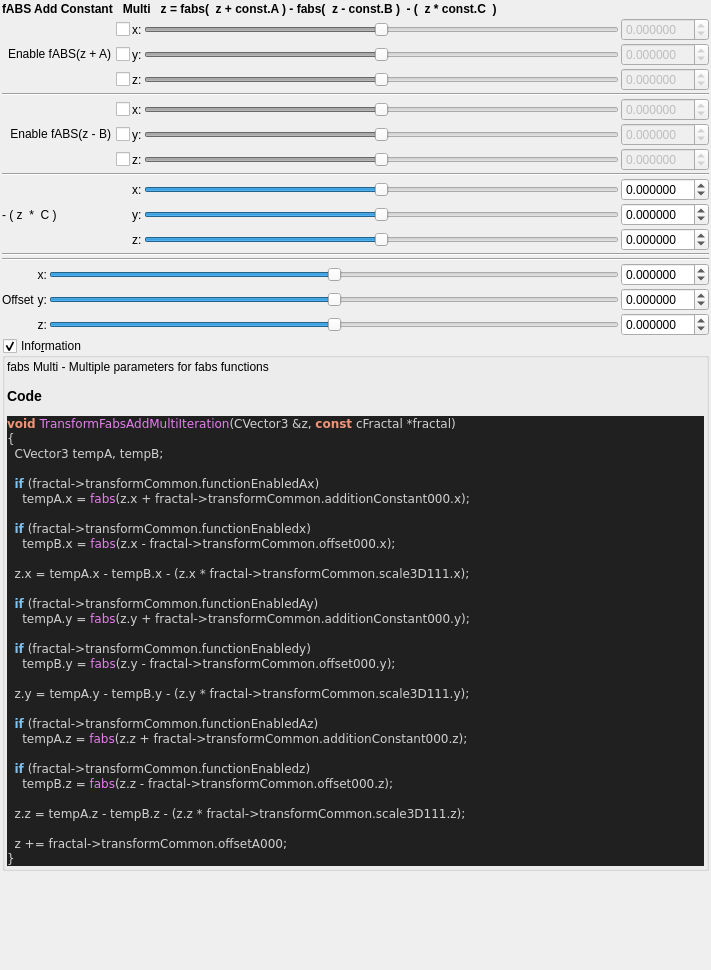
<?xml version="1.0" encoding="UTF-8"?>
<ui version="4.0">
 <class>transf_fabs_add_multi</class>
 <widget class="QWidget" name="Form">
  <property name="geometry">
   <rect>
    <x>0</x>
    <y>0</y>
    <width>711</width>
    <height>970</height>
   </rect>
  </property>
  <property name="windowTitle">
   <string notr="true">transf_fabs_add_multi</string>
  </property>
  <layout class="QVBoxLayout" name="verticalLayout">
   <property name="spacing">
    <number>2</number>
   </property>
   <property name="leftMargin">
    <number>2</number>
   </property>
   <property name="topMargin">
    <number>2</number>
   </property>
   <property name="rightMargin">
    <number>2</number>
   </property>
   <property name="bottomMargin">
    <number>2</number>
   </property>
   <item>
    <widget class="QLabel" name="label_2">
     <property name="font">
      <font>
       <weight>75</weight>
       <bold>true</bold>
      </font>
     </property>
     <property name="text">
      <string>fABS Add Constant   Multi   z = fabs(  z + const.A ) - fabs(  z - const.B )  - (  z * const.C  )</string>
     </property>
    </widget>
   </item>
   <item>
    <layout class="QGridLayout" name="gridLayout_28">
     <property name="spacing">
      <number>2</number>
     </property>
     <item row="1" column="3">
      <widget class="MyDoubleSpinBox" name="spinbox3_transf_addition_constant_y">
       <property name="enabled">
        <bool>false</bool>
       </property>
       <property name="sizePolicy">
        <sizepolicy hsizetype="Minimum" vsizetype="Maximum">
         <horstretch>0</horstretch>
         <verstretch>0</verstretch>
        </sizepolicy>
       </property>
       <property name="decimals">
        <number>6</number>
       </property>
       <property name="minimum">
        <double>-99.989999999999995</double>
       </property>
       <property name="maximum">
        <double>99.989999999999995</double>
       </property>
       <property name="singleStep">
        <double>0.100000000000000</double>
       </property>
      </widget>
     </item>
     <item row="0" column="1">
      <widget class="QLabel" name="label_69">
       <property name="text">
        <string>x:</string>
       </property>
      </widget>
     </item>
     <item row="4" column="1">
      <widget class="QLabel" name="label_94">
       <property name="text">
        <string>x:</string>
       </property>
      </widget>
     </item>
     <item row="4" column="0">
      <widget class="QCheckBox" name="checkBox_transf_function_enabledx">
       <property name="layoutDirection">
        <enum>Qt::RightToLeft</enum>
       </property>
       <property name="text">
        <string/>
       </property>
      </widget>
     </item>
     <item row="11" column="3">
      <widget class="MyDoubleSpinBox" name="spinbox3_transf_scale3D_111_z">
       <property name="sizePolicy">
        <sizepolicy hsizetype="Minimum" vsizetype="Maximum">
         <horstretch>0</horstretch>
         <verstretch>0</verstretch>
        </sizepolicy>
       </property>
       <property name="decimals">
        <number>6</number>
       </property>
       <property name="minimum">
        <double>-99.989999999999995</double>
       </property>
       <property name="maximum">
        <double>99.989999999999995</double>
       </property>
       <property name="singleStep">
        <double>0.100000000000000</double>
       </property>
      </widget>
     </item>
     <item row="8" column="0" colspan="4">
      <widget class="Line" name="line_23">
       <property name="orientation">
        <enum>Qt::Horizontal</enum>
       </property>
      </widget>
     </item>
     <item row="9" column="2">
      <widget class="QSlider" name="slider3_transf_scale3D_111_x">
       <property name="sizePolicy">
        <sizepolicy hsizetype="Expanding" vsizetype="Maximum">
         <horstretch>0</horstretch>
         <verstretch>0</verstretch>
        </sizepolicy>
       </property>
       <property name="minimum">
        <number>-5000000</number>
       </property>
       <property name="maximum">
        <number>5000000</number>
       </property>
       <property name="orientation">
        <enum>Qt::Horizontal</enum>
       </property>
      </widget>
     </item>
     <item row="9" column="1">
      <widget class="QLabel" name="label_99">
       <property name="text">
        <string>x:</string>
       </property>
      </widget>
     </item>
     <item row="0" column="2">
      <widget class="QSlider" name="slider3_transf_addition_constant_x">
       <property name="enabled">
        <bool>false</bool>
       </property>
       <property name="sizePolicy">
        <sizepolicy hsizetype="Expanding" vsizetype="Maximum">
         <horstretch>0</horstretch>
         <verstretch>0</verstretch>
        </sizepolicy>
       </property>
       <property name="minimum">
        <number>-5000000</number>
       </property>
       <property name="maximum">
        <number>5000000</number>
       </property>
       <property name="value">
        <number>0</number>
       </property>
       <property name="sliderPosition">
        <number>0</number>
       </property>
       <property name="orientation">
        <enum>Qt::Horizontal</enum>
       </property>
      </widget>
     </item>
     <item row="11" column="1">
      <widget class="QLabel" name="label_101">
       <property name="text">
        <string>z:</string>
       </property>
      </widget>
     </item>
     <item row="5" column="0">
      <widget class="QCheckBox" name="checkBox_transf_function_enabledy">
       <property name="layoutDirection">
        <enum>Qt::RightToLeft</enum>
       </property>
       <property name="text">
        <string>Enable fABS(z - B)</string>
       </property>
      </widget>
     </item>
     <item row="5" column="3">
      <widget class="MyDoubleSpinBox" name="spinbox3_transf_offset_000_y">
       <property name="enabled">
        <bool>false</bool>
       </property>
       <property name="sizePolicy">
        <sizepolicy hsizetype="Minimum" vsizetype="Maximum">
         <horstretch>0</horstretch>
         <verstretch>0</verstretch>
        </sizepolicy>
       </property>
       <property name="decimals">
        <number>6</number>
       </property>
       <property name="minimum">
        <double>-99.989999999999995</double>
       </property>
       <property name="maximum">
        <double>99.989999999999995</double>
       </property>
       <property name="singleStep">
        <double>0.100000000000000</double>
       </property>
      </widget>
     </item>
     <item row="11" column="2">
      <widget class="QSlider" name="slider3_transf_scale3D_111_z">
       <property name="sizePolicy">
        <sizepolicy hsizetype="Expanding" vsizetype="Maximum">
         <horstretch>0</horstretch>
         <verstretch>0</verstretch>
        </sizepolicy>
       </property>
       <property name="minimum">
        <number>-5000000</number>
       </property>
       <property name="maximum">
        <number>5000000</number>
       </property>
       <property name="orientation">
        <enum>Qt::Horizontal</enum>
       </property>
      </widget>
     </item>
     <item row="7" column="3">
      <widget class="MyDoubleSpinBox" name="spinbox3_transf_offset_000_z">
       <property name="enabled">
        <bool>false</bool>
       </property>
       <property name="sizePolicy">
        <sizepolicy hsizetype="Minimum" vsizetype="Maximum">
         <horstretch>0</horstretch>
         <verstretch>0</verstretch>
        </sizepolicy>
       </property>
       <property name="decimals">
        <number>6</number>
       </property>
       <property name="minimum">
        <double>-99.989999999999995</double>
       </property>
       <property name="maximum">
        <double>99.989999999999995</double>
       </property>
       <property name="singleStep">
        <double>0.100000000000000</double>
       </property>
      </widget>
     </item>
     <item row="10" column="2">
      <widget class="QSlider" name="slider3_transf_scale3D_111_y">
       <property name="sizePolicy">
        <sizepolicy hsizetype="Expanding" vsizetype="Maximum">
         <horstretch>0</horstretch>
         <verstretch>0</verstretch>
        </sizepolicy>
       </property>
       <property name="minimum">
        <number>-5000000</number>
       </property>
       <property name="maximum">
        <number>5000000</number>
       </property>
       <property name="orientation">
        <enum>Qt::Horizontal</enum>
       </property>
      </widget>
     </item>
     <item row="4" column="3">
      <widget class="MyDoubleSpinBox" name="spinbox3_transf_offset_000_x">
       <property name="enabled">
        <bool>false</bool>
       </property>
       <property name="sizePolicy">
        <sizepolicy hsizetype="Minimum" vsizetype="Maximum">
         <horstretch>0</horstretch>
         <verstretch>0</verstretch>
        </sizepolicy>
       </property>
       <property name="prefix">
        <string/>
       </property>
       <property name="decimals">
        <number>6</number>
       </property>
       <property name="minimum">
        <double>-99.989999999999995</double>
       </property>
       <property name="singleStep">
        <double>0.100000000000000</double>
       </property>
      </widget>
     </item>
     <item row="2" column="2">
      <widget class="QSlider" name="slider3_transf_addition_constant_z">
       <property name="enabled">
        <bool>false</bool>
       </property>
       <property name="sizePolicy">
        <sizepolicy hsizetype="Expanding" vsizetype="Maximum">
         <horstretch>0</horstretch>
         <verstretch>0</verstretch>
        </sizepolicy>
       </property>
       <property name="minimum">
        <number>-5000000</number>
       </property>
       <property name="maximum">
        <number>5000000</number>
       </property>
       <property name="orientation">
        <enum>Qt::Horizontal</enum>
       </property>
      </widget>
     </item>
     <item row="0" column="3">
      <widget class="MyDoubleSpinBox" name="spinbox3_transf_addition_constant_x">
       <property name="enabled">
        <bool>false</bool>
       </property>
       <property name="sizePolicy">
        <sizepolicy hsizetype="Minimum" vsizetype="Maximum">
         <horstretch>0</horstretch>
         <verstretch>0</verstretch>
        </sizepolicy>
       </property>
       <property name="prefix">
        <string/>
       </property>
       <property name="decimals">
        <number>6</number>
       </property>
       <property name="minimum">
        <double>-99.989999999999995</double>
       </property>
       <property name="singleStep">
        <double>0.100000000000000</double>
       </property>
      </widget>
     </item>
     <item row="3" column="0" colspan="4">
      <widget class="Line" name="line_24">
       <property name="orientation">
        <enum>Qt::Horizontal</enum>
       </property>
      </widget>
     </item>
     <item row="10" column="0">
      <widget class="QLabel" name="label">
       <property name="text">
        <string>- ( z  *  C )</string>
       </property>
      </widget>
     </item>
     <item row="9" column="3">
      <widget class="MyDoubleSpinBox" name="spinbox3_transf_scale3D_111_x">
       <property name="sizePolicy">
        <sizepolicy hsizetype="Minimum" vsizetype="Maximum">
         <horstretch>0</horstretch>
         <verstretch>0</verstretch>
        </sizepolicy>
       </property>
       <property name="prefix">
        <string/>
       </property>
       <property name="decimals">
        <number>6</number>
       </property>
       <property name="minimum">
        <double>-99.989999999999995</double>
       </property>
       <property name="singleStep">
        <double>0.100000000000000</double>
       </property>
      </widget>
     </item>
     <item row="1" column="1">
      <widget class="QLabel" name="label_68">
       <property name="text">
        <string>y:</string>
       </property>
      </widget>
     </item>
     <item row="0" column="0">
      <widget class="QCheckBox" name="checkBox_transf_function_enabledAx">
       <property name="layoutDirection">
        <enum>Qt::RightToLeft</enum>
       </property>
       <property name="text">
        <string/>
       </property>
      </widget>
     </item>
     <item row="10" column="1">
      <widget class="QLabel" name="label_100">
       <property name="text">
        <string>y:</string>
       </property>
      </widget>
     </item>
     <item row="10" column="3">
      <widget class="MyDoubleSpinBox" name="spinbox3_transf_scale3D_111_y">
       <property name="sizePolicy">
        <sizepolicy hsizetype="Minimum" vsizetype="Maximum">
         <horstretch>0</horstretch>
         <verstretch>0</verstretch>
        </sizepolicy>
       </property>
       <property name="decimals">
        <number>6</number>
       </property>
       <property name="minimum">
        <double>-99.989999999999995</double>
       </property>
       <property name="maximum">
        <double>99.989999999999995</double>
       </property>
       <property name="singleStep">
        <double>0.100000000000000</double>
       </property>
      </widget>
     </item>
     <item row="7" column="2">
      <widget class="QSlider" name="slider3_transf_offset_000_z">
       <property name="enabled">
        <bool>false</bool>
       </property>
       <property name="sizePolicy">
        <sizepolicy hsizetype="Expanding" vsizetype="Maximum">
         <horstretch>0</horstretch>
         <verstretch>0</verstretch>
        </sizepolicy>
       </property>
       <property name="minimum">
        <number>-5000000</number>
       </property>
       <property name="maximum">
        <number>5000000</number>
       </property>
       <property name="orientation">
        <enum>Qt::Horizontal</enum>
       </property>
      </widget>
     </item>
     <item row="7" column="0">
      <widget class="QCheckBox" name="checkBox_transf_function_enabledz">
       <property name="layoutDirection">
        <enum>Qt::RightToLeft</enum>
       </property>
       <property name="text">
        <string/>
       </property>
      </widget>
     </item>
     <item row="4" column="2">
      <widget class="QSlider" name="slider3_transf_offset_000_x">
       <property name="enabled">
        <bool>false</bool>
       </property>
       <property name="sizePolicy">
        <sizepolicy hsizetype="Expanding" vsizetype="Maximum">
         <horstretch>0</horstretch>
         <verstretch>0</verstretch>
        </sizepolicy>
       </property>
       <property name="minimum">
        <number>-5000000</number>
       </property>
       <property name="maximum">
        <number>5000000</number>
       </property>
       <property name="orientation">
        <enum>Qt::Horizontal</enum>
       </property>
      </widget>
     </item>
     <item row="2" column="0">
      <widget class="QCheckBox" name="checkBox_transf_function_enabledAz">
       <property name="layoutDirection">
        <enum>Qt::RightToLeft</enum>
       </property>
       <property name="text">
        <string/>
       </property>
      </widget>
     </item>
     <item row="1" column="0">
      <widget class="QCheckBox" name="checkBox_transf_function_enabledAy">
       <property name="layoutDirection">
        <enum>Qt::RightToLeft</enum>
       </property>
       <property name="text">
        <string>Enable fABS(z + A)</string>
       </property>
      </widget>
     </item>
     <item row="2" column="1">
      <widget class="QLabel" name="label_70">
       <property name="text">
        <string>z:</string>
       </property>
      </widget>
     </item>
     <item row="5" column="2">
      <widget class="QSlider" name="slider3_transf_offset_000_y">
       <property name="enabled">
        <bool>false</bool>
       </property>
       <property name="sizePolicy">
        <sizepolicy hsizetype="Expanding" vsizetype="Maximum">
         <horstretch>0</horstretch>
         <verstretch>0</verstretch>
        </sizepolicy>
       </property>
       <property name="minimum">
        <number>-5000000</number>
       </property>
       <property name="maximum">
        <number>5000000</number>
       </property>
       <property name="orientation">
        <enum>Qt::Horizontal</enum>
       </property>
      </widget>
     </item>
     <item row="1" column="2">
      <widget class="QSlider" name="slider3_transf_addition_constant_y">
       <property name="enabled">
        <bool>false</bool>
       </property>
       <property name="sizePolicy">
        <sizepolicy hsizetype="Expanding" vsizetype="Maximum">
         <horstretch>0</horstretch>
         <verstretch>0</verstretch>
        </sizepolicy>
       </property>
       <property name="minimum">
        <number>-5000000</number>
       </property>
       <property name="maximum">
        <number>5000000</number>
       </property>
       <property name="orientation">
        <enum>Qt::Horizontal</enum>
       </property>
      </widget>
     </item>
     <item row="7" column="1">
      <widget class="QLabel" name="label_96">
       <property name="text">
        <string>z:</string>
       </property>
      </widget>
     </item>
     <item row="5" column="1">
      <widget class="QLabel" name="label_95">
       <property name="text">
        <string>y:</string>
       </property>
      </widget>
     </item>
     <item row="2" column="3">
      <widget class="MyDoubleSpinBox" name="spinbox3_transf_addition_constant_z">
       <property name="enabled">
        <bool>false</bool>
       </property>
       <property name="sizePolicy">
        <sizepolicy hsizetype="Minimum" vsizetype="Maximum">
         <horstretch>0</horstretch>
         <verstretch>0</verstretch>
        </sizepolicy>
       </property>
       <property name="decimals">
        <number>6</number>
       </property>
       <property name="minimum">
        <double>-99.989999999999995</double>
       </property>
       <property name="maximum">
        <double>99.989999999999995</double>
       </property>
       <property name="singleStep">
        <double>0.100000000000000</double>
       </property>
      </widget>
     </item>
    </layout>
   </item>
   <item>
    <widget class="Line" name="line_10">
     <property name="orientation">
      <enum>Qt::Horizontal</enum>
     </property>
    </widget>
   </item>
   <item>
    <layout class="QGridLayout" name="gridLayout_63">
     <property name="spacing">
      <number>2</number>
     </property>
     <item row="3" column="1">
      <widget class="QLabel" name="label_125">
       <property name="sizePolicy">
        <sizepolicy hsizetype="Preferred" vsizetype="Preferred">
         <horstretch>0</horstretch>
         <verstretch>0</verstretch>
        </sizepolicy>
       </property>
       <property name="text">
        <string>z:</string>
       </property>
       <property name="alignment">
        <set>Qt::AlignRight|Qt::AlignTrailing|Qt::AlignVCenter</set>
       </property>
      </widget>
     </item>
     <item row="2" column="3">
      <widget class="MyDoubleSpinBox" name="spinbox3_transf_offsetA_000_y">
       <property name="sizePolicy">
        <sizepolicy hsizetype="Minimum" vsizetype="Maximum">
         <horstretch>0</horstretch>
         <verstretch>0</verstretch>
        </sizepolicy>
       </property>
       <property name="prefix">
        <string/>
       </property>
       <property name="suffix">
        <string/>
       </property>
       <property name="decimals">
        <number>6</number>
       </property>
       <property name="minimum">
        <double>-99.989999999999995</double>
       </property>
       <property name="maximum">
        <double>99.989999999999995</double>
       </property>
       <property name="singleStep">
        <double>0.100000000000000</double>
       </property>
      </widget>
     </item>
     <item row="0" column="0" colspan="4">
      <widget class="Line" name="line_53">
       <property name="orientation">
        <enum>Qt::Horizontal</enum>
       </property>
      </widget>
     </item>
     <item row="2" column="2">
      <widget class="QSlider" name="slider3_transf_offsetA_000_y">
       <property name="sizePolicy">
        <sizepolicy hsizetype="Expanding" vsizetype="Maximum">
         <horstretch>0</horstretch>
         <verstretch>0</verstretch>
        </sizepolicy>
       </property>
       <property name="minimum">
        <number>-5000000</number>
       </property>
       <property name="maximum">
        <number>5000000</number>
       </property>
       <property name="singleStep">
        <number>1</number>
       </property>
       <property name="orientation">
        <enum>Qt::Horizontal</enum>
       </property>
      </widget>
     </item>
     <item row="3" column="3">
      <widget class="MyDoubleSpinBox" name="spinbox3_transf_offsetA_000_z">
       <property name="sizePolicy">
        <sizepolicy hsizetype="Minimum" vsizetype="Maximum">
         <horstretch>0</horstretch>
         <verstretch>0</verstretch>
        </sizepolicy>
       </property>
       <property name="prefix">
        <string/>
       </property>
       <property name="suffix">
        <string/>
       </property>
       <property name="decimals">
        <number>6</number>
       </property>
       <property name="minimum">
        <double>-99.989999999999995</double>
       </property>
       <property name="maximum">
        <double>99.989999999999995</double>
       </property>
       <property name="singleStep">
        <double>0.100000000000000</double>
       </property>
      </widget>
     </item>
     <item row="1" column="2">
      <widget class="QSlider" name="slider3_transf_offsetA_000_x">
       <property name="sizePolicy">
        <sizepolicy hsizetype="Preferred" vsizetype="Preferred">
         <horstretch>0</horstretch>
         <verstretch>0</verstretch>
        </sizepolicy>
       </property>
       <property name="minimum">
        <number>-5000000</number>
       </property>
       <property name="maximum">
        <number>5000000</number>
       </property>
       <property name="singleStep">
        <number>1</number>
       </property>
       <property name="orientation">
        <enum>Qt::Horizontal</enum>
       </property>
      </widget>
     </item>
     <item row="3" column="2">
      <widget class="QSlider" name="slider3_transf_offsetA_000_z">
       <property name="sizePolicy">
        <sizepolicy hsizetype="Expanding" vsizetype="Maximum">
         <horstretch>0</horstretch>
         <verstretch>0</verstretch>
        </sizepolicy>
       </property>
       <property name="minimum">
        <number>-5000000</number>
       </property>
       <property name="maximum">
        <number>5000000</number>
       </property>
       <property name="singleStep">
        <number>1</number>
       </property>
       <property name="orientation">
        <enum>Qt::Horizontal</enum>
       </property>
      </widget>
     </item>
     <item row="2" column="0">
      <widget class="QLabel" name="label_259">
       <property name="text">
        <string>Offset</string>
       </property>
      </widget>
     </item>
     <item row="1" column="1">
      <widget class="QLabel" name="label_118">
       <property name="sizePolicy">
        <sizepolicy hsizetype="Preferred" vsizetype="Preferred">
         <horstretch>0</horstretch>
         <verstretch>0</verstretch>
        </sizepolicy>
       </property>
       <property name="text">
        <string>x:</string>
       </property>
       <property name="alignment">
        <set>Qt::AlignRight|Qt::AlignTrailing|Qt::AlignVCenter</set>
       </property>
      </widget>
     </item>
     <item row="2" column="1">
      <widget class="QLabel" name="label_119">
       <property name="sizePolicy">
        <sizepolicy hsizetype="Preferred" vsizetype="Preferred">
         <horstretch>0</horstretch>
         <verstretch>0</verstretch>
        </sizepolicy>
       </property>
       <property name="text">
        <string>y:</string>
       </property>
       <property name="alignment">
        <set>Qt::AlignRight|Qt::AlignTrailing|Qt::AlignVCenter</set>
       </property>
      </widget>
     </item>
     <item row="1" column="3">
      <widget class="MyDoubleSpinBox" name="spinbox3_transf_offsetA_000_x">
       <property name="sizePolicy">
        <sizepolicy hsizetype="Minimum" vsizetype="Maximum">
         <horstretch>0</horstretch>
         <verstretch>0</verstretch>
        </sizepolicy>
       </property>
       <property name="prefix">
        <string/>
       </property>
       <property name="suffix">
        <string/>
       </property>
       <property name="decimals">
        <number>6</number>
       </property>
       <property name="minimum">
        <double>-99.989999999999995</double>
       </property>
       <property name="maximum">
        <double>99.989999999999995</double>
       </property>
       <property name="singleStep">
        <double>0.100000000000000</double>
       </property>
      </widget>
     </item>
    </layout>
   </item>
   <item>
    <widget class="MyGroupBox" name="groupCheck_info">
     <property name="title">
      <string>Info&amp;rmation</string>
     </property>
     <property name="flat">
      <bool>false</bool>
     </property>
     <property name="checkable">
      <bool>true</bool>
     </property>
     <layout class="QVBoxLayout" name="verticalLayout_2">
      <property name="spacing">
       <number>2</number>
      </property>
      <property name="leftMargin">
       <number>2</number>
      </property>
      <property name="topMargin">
       <number>2</number>
      </property>
      <property name="rightMargin">
       <number>2</number>
      </property>
      <property name="bottomMargin">
       <number>2</number>
      </property>
      <item>
       <widget class="QLabel" name="label_code_content">
        <property name="text">
         <string notr="true">&lt;p&gt;fabs Multi - Multiple parameters for fabs functions&lt;/p&gt;&lt;table&gt;
&lt;/table&gt;
&lt;h3&gt;Code&lt;/h3&gt;
&lt;body style=&quot;background-color:#202020&quot;&gt;
&lt;pre style=&quot;color:#d0d0d0; background-color:#202020;  font-family:'Courier New',monospace;&quot;&gt;&lt;span style=&quot;color:#f09479; font-weight:bold&quot;&gt;void&lt;/span&gt; &lt;span style=&quot;color:#e47eed&quot;&gt;TransformFabsAddMultiIteration&lt;/span&gt;&lt;span style=&quot;color:#d0d0d0&quot;&gt;(&lt;/span&gt;CVector3 &lt;span style=&quot;color:#d0d0d0&quot;&gt;&amp;amp;&lt;/span&gt;z&lt;span style=&quot;color:#d0d0d0&quot;&gt;,&lt;/span&gt; &lt;span style=&quot;color:#f09479; font-weight:bold&quot;&gt;const&lt;/span&gt; cFractal &lt;span style=&quot;color:#d0d0d0&quot;&gt;*&lt;/span&gt;fractal&lt;span style=&quot;color:#d0d0d0&quot;&gt;)&lt;/span&gt;
&lt;span style=&quot;color:#d0d0d0&quot;&gt;{&lt;/span&gt;
  CVector3 tempA&lt;span style=&quot;color:#d0d0d0&quot;&gt;,&lt;/span&gt; tempB&lt;span style=&quot;color:#d0d0d0&quot;&gt;;&lt;/span&gt;

  &lt;span style=&quot;color:#7ec0ee; font-weight:bold&quot;&gt;if&lt;/span&gt; &lt;span style=&quot;color:#d0d0d0&quot;&gt;(&lt;/span&gt;fractal&lt;span style=&quot;color:#d0d0d0&quot;&gt;-&amp;gt;&lt;/span&gt;transformCommon&lt;span style=&quot;color:#d0d0d0&quot;&gt;.&lt;/span&gt;functionEnabledAx&lt;span style=&quot;color:#d0d0d0&quot;&gt;)&lt;/span&gt;
    tempA&lt;span style=&quot;color:#d0d0d0&quot;&gt;.&lt;/span&gt;x &lt;span style=&quot;color:#d0d0d0&quot;&gt;=&lt;/span&gt; &lt;span style=&quot;color:#e47eed&quot;&gt;fabs&lt;/span&gt;&lt;span style=&quot;color:#d0d0d0&quot;&gt;(&lt;/span&gt;z&lt;span style=&quot;color:#d0d0d0&quot;&gt;.&lt;/span&gt;x &lt;span style=&quot;color:#d0d0d0&quot;&gt;+&lt;/span&gt; fractal&lt;span style=&quot;color:#d0d0d0&quot;&gt;-&amp;gt;&lt;/span&gt;transformCommon&lt;span style=&quot;color:#d0d0d0&quot;&gt;.&lt;/span&gt;additionConstant000&lt;span style=&quot;color:#d0d0d0&quot;&gt;.&lt;/span&gt;x&lt;span style=&quot;color:#d0d0d0&quot;&gt;);&lt;/span&gt;

  &lt;span style=&quot;color:#7ec0ee; font-weight:bold&quot;&gt;if&lt;/span&gt; &lt;span style=&quot;color:#d0d0d0&quot;&gt;(&lt;/span&gt;fractal&lt;span style=&quot;color:#d0d0d0&quot;&gt;-&amp;gt;&lt;/span&gt;transformCommon&lt;span style=&quot;color:#d0d0d0&quot;&gt;.&lt;/span&gt;functionEnabledx&lt;span style=&quot;color:#d0d0d0&quot;&gt;)&lt;/span&gt;
    tempB&lt;span style=&quot;color:#d0d0d0&quot;&gt;.&lt;/span&gt;x &lt;span style=&quot;color:#d0d0d0&quot;&gt;=&lt;/span&gt; &lt;span style=&quot;color:#e47eed&quot;&gt;fabs&lt;/span&gt;&lt;span style=&quot;color:#d0d0d0&quot;&gt;(&lt;/span&gt;z&lt;span style=&quot;color:#d0d0d0&quot;&gt;.&lt;/span&gt;x &lt;span style=&quot;color:#d0d0d0&quot;&gt;-&lt;/span&gt; fractal&lt;span style=&quot;color:#d0d0d0&quot;&gt;-&amp;gt;&lt;/span&gt;transformCommon&lt;span style=&quot;color:#d0d0d0&quot;&gt;.&lt;/span&gt;offset000&lt;span style=&quot;color:#d0d0d0&quot;&gt;.&lt;/span&gt;x&lt;span style=&quot;color:#d0d0d0&quot;&gt;);&lt;/span&gt;

  z&lt;span style=&quot;color:#d0d0d0&quot;&gt;.&lt;/span&gt;x &lt;span style=&quot;color:#d0d0d0&quot;&gt;=&lt;/span&gt; tempA&lt;span style=&quot;color:#d0d0d0&quot;&gt;.&lt;/span&gt;x &lt;span style=&quot;color:#d0d0d0&quot;&gt;-&lt;/span&gt; tempB&lt;span style=&quot;color:#d0d0d0&quot;&gt;.&lt;/span&gt;x &lt;span style=&quot;color:#d0d0d0&quot;&gt;- (&lt;/span&gt;z&lt;span style=&quot;color:#d0d0d0&quot;&gt;.&lt;/span&gt;x &lt;span style=&quot;color:#d0d0d0&quot;&gt;*&lt;/span&gt; fractal&lt;span style=&quot;color:#d0d0d0&quot;&gt;-&amp;gt;&lt;/span&gt;transformCommon&lt;span style=&quot;color:#d0d0d0&quot;&gt;.&lt;/span&gt;scale3D111&lt;span style=&quot;color:#d0d0d0&quot;&gt;.&lt;/span&gt;x&lt;span style=&quot;color:#d0d0d0&quot;&gt;);&lt;/span&gt;

  &lt;span style=&quot;color:#7ec0ee; font-weight:bold&quot;&gt;if&lt;/span&gt; &lt;span style=&quot;color:#d0d0d0&quot;&gt;(&lt;/span&gt;fractal&lt;span style=&quot;color:#d0d0d0&quot;&gt;-&amp;gt;&lt;/span&gt;transformCommon&lt;span style=&quot;color:#d0d0d0&quot;&gt;.&lt;/span&gt;functionEnabledAy&lt;span style=&quot;color:#d0d0d0&quot;&gt;)&lt;/span&gt;
    tempA&lt;span style=&quot;color:#d0d0d0&quot;&gt;.&lt;/span&gt;y &lt;span style=&quot;color:#d0d0d0&quot;&gt;=&lt;/span&gt; &lt;span style=&quot;color:#e47eed&quot;&gt;fabs&lt;/span&gt;&lt;span style=&quot;color:#d0d0d0&quot;&gt;(&lt;/span&gt;z&lt;span style=&quot;color:#d0d0d0&quot;&gt;.&lt;/span&gt;y &lt;span style=&quot;color:#d0d0d0&quot;&gt;+&lt;/span&gt; fractal&lt;span style=&quot;color:#d0d0d0&quot;&gt;-&amp;gt;&lt;/span&gt;transformCommon&lt;span style=&quot;color:#d0d0d0&quot;&gt;.&lt;/span&gt;additionConstant000&lt;span style=&quot;color:#d0d0d0&quot;&gt;.&lt;/span&gt;y&lt;span style=&quot;color:#d0d0d0&quot;&gt;);&lt;/span&gt;

  &lt;span style=&quot;color:#7ec0ee; font-weight:bold&quot;&gt;if&lt;/span&gt; &lt;span style=&quot;color:#d0d0d0&quot;&gt;(&lt;/span&gt;fractal&lt;span style=&quot;color:#d0d0d0&quot;&gt;-&amp;gt;&lt;/span&gt;transformCommon&lt;span style=&quot;color:#d0d0d0&quot;&gt;.&lt;/span&gt;functionEnabledy&lt;span style=&quot;color:#d0d0d0&quot;&gt;)&lt;/span&gt;
    tempB&lt;span style=&quot;color:#d0d0d0&quot;&gt;.&lt;/span&gt;y &lt;span style=&quot;color:#d0d0d0&quot;&gt;=&lt;/span&gt; &lt;span style=&quot;color:#e47eed&quot;&gt;fabs&lt;/span&gt;&lt;span style=&quot;color:#d0d0d0&quot;&gt;(&lt;/span&gt;z&lt;span style=&quot;color:#d0d0d0&quot;&gt;.&lt;/span&gt;y &lt;span style=&quot;color:#d0d0d0&quot;&gt;-&lt;/span&gt; fractal&lt;span style=&quot;color:#d0d0d0&quot;&gt;-&amp;gt;&lt;/span&gt;transformCommon&lt;span style=&quot;color:#d0d0d0&quot;&gt;.&lt;/span&gt;offset000&lt;span style=&quot;color:#d0d0d0&quot;&gt;.&lt;/span&gt;y&lt;span style=&quot;color:#d0d0d0&quot;&gt;);&lt;/span&gt;

  z&lt;span style=&quot;color:#d0d0d0&quot;&gt;.&lt;/span&gt;y &lt;span style=&quot;color:#d0d0d0&quot;&gt;=&lt;/span&gt; tempA&lt;span style=&quot;color:#d0d0d0&quot;&gt;.&lt;/span&gt;y &lt;span style=&quot;color:#d0d0d0&quot;&gt;-&lt;/span&gt; tempB&lt;span style=&quot;color:#d0d0d0&quot;&gt;.&lt;/span&gt;y &lt;span style=&quot;color:#d0d0d0&quot;&gt;- (&lt;/span&gt;z&lt;span style=&quot;color:#d0d0d0&quot;&gt;.&lt;/span&gt;y &lt;span style=&quot;color:#d0d0d0&quot;&gt;*&lt;/span&gt; fractal&lt;span style=&quot;color:#d0d0d0&quot;&gt;-&amp;gt;&lt;/span&gt;transformCommon&lt;span style=&quot;color:#d0d0d0&quot;&gt;.&lt;/span&gt;scale3D111&lt;span style=&quot;color:#d0d0d0&quot;&gt;.&lt;/span&gt;y&lt;span style=&quot;color:#d0d0d0&quot;&gt;);&lt;/span&gt;

  &lt;span style=&quot;color:#7ec0ee; font-weight:bold&quot;&gt;if&lt;/span&gt; &lt;span style=&quot;color:#d0d0d0&quot;&gt;(&lt;/span&gt;fractal&lt;span style=&quot;color:#d0d0d0&quot;&gt;-&amp;gt;&lt;/span&gt;transformCommon&lt;span style=&quot;color:#d0d0d0&quot;&gt;.&lt;/span&gt;functionEnabledAz&lt;span style=&quot;color:#d0d0d0&quot;&gt;)&lt;/span&gt;
    tempA&lt;span style=&quot;color:#d0d0d0&quot;&gt;.&lt;/span&gt;z &lt;span style=&quot;color:#d0d0d0&quot;&gt;=&lt;/span&gt; &lt;span style=&quot;color:#e47eed&quot;&gt;fabs&lt;/span&gt;&lt;span style=&quot;color:#d0d0d0&quot;&gt;(&lt;/span&gt;z&lt;span style=&quot;color:#d0d0d0&quot;&gt;.&lt;/span&gt;z &lt;span style=&quot;color:#d0d0d0&quot;&gt;+&lt;/span&gt; fractal&lt;span style=&quot;color:#d0d0d0&quot;&gt;-&amp;gt;&lt;/span&gt;transformCommon&lt;span style=&quot;color:#d0d0d0&quot;&gt;.&lt;/span&gt;additionConstant000&lt;span style=&quot;color:#d0d0d0&quot;&gt;.&lt;/span&gt;z&lt;span style=&quot;color:#d0d0d0&quot;&gt;);&lt;/span&gt;

  &lt;span style=&quot;color:#7ec0ee; font-weight:bold&quot;&gt;if&lt;/span&gt; &lt;span style=&quot;color:#d0d0d0&quot;&gt;(&lt;/span&gt;fractal&lt;span style=&quot;color:#d0d0d0&quot;&gt;-&amp;gt;&lt;/span&gt;transformCommon&lt;span style=&quot;color:#d0d0d0&quot;&gt;.&lt;/span&gt;functionEnabledz&lt;span style=&quot;color:#d0d0d0&quot;&gt;)&lt;/span&gt;
    tempB&lt;span style=&quot;color:#d0d0d0&quot;&gt;.&lt;/span&gt;z &lt;span style=&quot;color:#d0d0d0&quot;&gt;=&lt;/span&gt; &lt;span style=&quot;color:#e47eed&quot;&gt;fabs&lt;/span&gt;&lt;span style=&quot;color:#d0d0d0&quot;&gt;(&lt;/span&gt;z&lt;span style=&quot;color:#d0d0d0&quot;&gt;.&lt;/span&gt;z &lt;span style=&quot;color:#d0d0d0&quot;&gt;-&lt;/span&gt; fractal&lt;span style=&quot;color:#d0d0d0&quot;&gt;-&amp;gt;&lt;/span&gt;transformCommon&lt;span style=&quot;color:#d0d0d0&quot;&gt;.&lt;/span&gt;offset000&lt;span style=&quot;color:#d0d0d0&quot;&gt;.&lt;/span&gt;z&lt;span style=&quot;color:#d0d0d0&quot;&gt;);&lt;/span&gt;

  z&lt;span style=&quot;color:#d0d0d0&quot;&gt;.&lt;/span&gt;z &lt;span style=&quot;color:#d0d0d0&quot;&gt;=&lt;/span&gt; tempA&lt;span style=&quot;color:#d0d0d0&quot;&gt;.&lt;/span&gt;z &lt;span style=&quot;color:#d0d0d0&quot;&gt;-&lt;/span&gt; tempB&lt;span style=&quot;color:#d0d0d0&quot;&gt;.&lt;/span&gt;z &lt;span style=&quot;color:#d0d0d0&quot;&gt;- (&lt;/span&gt;z&lt;span style=&quot;color:#d0d0d0&quot;&gt;.&lt;/span&gt;z &lt;span style=&quot;color:#d0d0d0&quot;&gt;*&lt;/span&gt; fractal&lt;span style=&quot;color:#d0d0d0&quot;&gt;-&amp;gt;&lt;/span&gt;transformCommon&lt;span style=&quot;color:#d0d0d0&quot;&gt;.&lt;/span&gt;scale3D111&lt;span style=&quot;color:#d0d0d0&quot;&gt;.&lt;/span&gt;z&lt;span style=&quot;color:#d0d0d0&quot;&gt;);&lt;/span&gt;

  z &lt;span style=&quot;color:#d0d0d0&quot;&gt;+=&lt;/span&gt; fractal&lt;span style=&quot;color:#d0d0d0&quot;&gt;-&amp;gt;&lt;/span&gt;transformCommon&lt;span style=&quot;color:#d0d0d0&quot;&gt;.&lt;/span&gt;offsetA000&lt;span style=&quot;color:#d0d0d0&quot;&gt;;&lt;/span&gt;
&lt;span style=&quot;color:#d0d0d0&quot;&gt;}&lt;/span&gt;
&lt;/pre&gt;
&lt;/body&gt;</string>
        </property>
        <property name="wordWrap">
         <bool>true</bool>
        </property>
        <property name="openExternalLinks">
         <bool>true</bool>
        </property>
        <property name="textInteractionFlags">
         <set>Qt::LinksAccessibleByMouse|Qt::TextSelectableByMouse</set>
        </property>
       </widget>
      </item>
     </layout>
    </widget>
   </item>
   <item>
    <spacer name="verticalSpacer">
     <property name="orientation">
      <enum>Qt::Vertical</enum>
     </property>
     <property name="sizeHint" stdset="0">
      <size>
       <width>20</width>
       <height>40</height>
      </size>
     </property>
    </spacer>
   </item>
  </layout>
 </widget>
 <customwidgets>
  <customwidget>
   <class>MyDoubleSpinBox</class>
   <extends>QDoubleSpinBox</extends>
   <header>my_double_spin_box.h</header>
  </customwidget>
  <customwidget>
   <class>MyGroupBox</class>
   <extends>QGroupBox</extends>
   <header>my_group_box.h</header>
   <container>1</container>
  </customwidget>
 </customwidgets>
 <resources/>
 <connections>
  <connection>
   <sender>checkBox_transf_function_enabledAx</sender>
   <signal>toggled(bool)</signal>
   <receiver>spinbox3_transf_addition_constant_x</receiver>
   <slot>setEnabled(bool)</slot>
   <hints>
    <hint type="sourcelabel">
     <x>139</x>
     <y>36</y>
    </hint>
    <hint type="destinationlabel">
     <x>631</x>
     <y>35</y>
    </hint>
   </hints>
  </connection>
  <connection>
   <sender>checkBox_transf_function_enabledAx</sender>
   <signal>toggled(bool)</signal>
   <receiver>slider3_transf_addition_constant_x</receiver>
   <slot>setEnabled(bool)</slot>
   <hints>
    <hint type="sourcelabel">
     <x>61</x>
     <y>34</y>
    </hint>
    <hint type="destinationlabel">
     <x>260</x>
     <y>38</y>
    </hint>
   </hints>
  </connection>
  <connection>
   <sender>checkBox_transf_function_enabledAy</sender>
   <signal>toggled(bool)</signal>
   <receiver>spinbox3_transf_addition_constant_y</receiver>
   <slot>setEnabled(bool)</slot>
   <hints>
    <hint type="sourcelabel">
     <x>83</x>
     <y>60</y>
    </hint>
    <hint type="destinationlabel">
     <x>619</x>
     <y>66</y>
    </hint>
   </hints>
  </connection>
  <connection>
   <sender>checkBox_transf_function_enabledAy</sender>
   <signal>toggled(bool)</signal>
   <receiver>slider3_transf_addition_constant_y</receiver>
   <slot>setEnabled(bool)</slot>
   <hints>
    <hint type="sourcelabel">
     <x>55</x>
     <y>68</y>
    </hint>
    <hint type="destinationlabel">
     <x>260</x>
     <y>65</y>
    </hint>
   </hints>
  </connection>
  <connection>
   <sender>checkBox_transf_function_enabledAz</sender>
   <signal>toggled(bool)</signal>
   <receiver>spinbox3_transf_addition_constant_z</receiver>
   <slot>setEnabled(bool)</slot>
   <hints>
    <hint type="sourcelabel">
     <x>132</x>
     <y>98</y>
    </hint>
    <hint type="destinationlabel">
     <x>645</x>
     <y>100</y>
    </hint>
   </hints>
  </connection>
  <connection>
   <sender>checkBox_transf_function_enabledAz</sender>
   <signal>toggled(bool)</signal>
   <receiver>slider3_transf_addition_constant_z</receiver>
   <slot>setEnabled(bool)</slot>
   <hints>
    <hint type="sourcelabel">
     <x>94</x>
     <y>96</y>
    </hint>
    <hint type="destinationlabel">
     <x>282</x>
     <y>98</y>
    </hint>
   </hints>
  </connection>
  <connection>
   <sender>checkBox_transf_function_enabledx</sender>
   <signal>toggled(bool)</signal>
   <receiver>spinbox3_transf_offset_000_x</receiver>
   <slot>setEnabled(bool)</slot>
   <hints>
    <hint type="sourcelabel">
     <x>110</x>
     <y>133</y>
    </hint>
    <hint type="destinationlabel">
     <x>629</x>
     <y>143</y>
    </hint>
   </hints>
  </connection>
  <connection>
   <sender>checkBox_transf_function_enabledx</sender>
   <signal>toggled(bool)</signal>
   <receiver>slider3_transf_offset_000_x</receiver>
   <slot>setEnabled(bool)</slot>
   <hints>
    <hint type="sourcelabel">
     <x>105</x>
     <y>129</y>
    </hint>
    <hint type="destinationlabel">
     <x>258</x>
     <y>131</y>
    </hint>
   </hints>
  </connection>
  <connection>
   <sender>checkBox_transf_function_enabledy</sender>
   <signal>toggled(bool)</signal>
   <receiver>spinbox3_transf_offset_000_y</receiver>
   <slot>setEnabled(bool)</slot>
   <hints>
    <hint type="sourcelabel">
     <x>103</x>
     <y>163</y>
    </hint>
    <hint type="destinationlabel">
     <x>633</x>
     <y>169</y>
    </hint>
   </hints>
  </connection>
  <connection>
   <sender>checkBox_transf_function_enabledy</sender>
   <signal>toggled(bool)</signal>
   <receiver>slider3_transf_offset_000_y</receiver>
   <slot>setEnabled(bool)</slot>
   <hints>
    <hint type="sourcelabel">
     <x>113</x>
     <y>161</y>
    </hint>
    <hint type="destinationlabel">
     <x>292</x>
     <y>162</y>
    </hint>
   </hints>
  </connection>
  <connection>
   <sender>checkBox_transf_function_enabledz</sender>
   <signal>toggled(bool)</signal>
   <receiver>spinbox3_transf_offset_000_z</receiver>
   <slot>setEnabled(bool)</slot>
   <hints>
    <hint type="sourcelabel">
     <x>81</x>
     <y>196</y>
    </hint>
    <hint type="destinationlabel">
     <x>626</x>
     <y>204</y>
    </hint>
   </hints>
  </connection>
  <connection>
   <sender>checkBox_transf_function_enabledz</sender>
   <signal>toggled(bool)</signal>
   <receiver>slider3_transf_offset_000_z</receiver>
   <slot>setEnabled(bool)</slot>
   <hints>
    <hint type="sourcelabel">
     <x>115</x>
     <y>190</y>
    </hint>
    <hint type="destinationlabel">
     <x>268</x>
     <y>197</y>
    </hint>
   </hints>
  </connection>
 </connections>
</ui>
